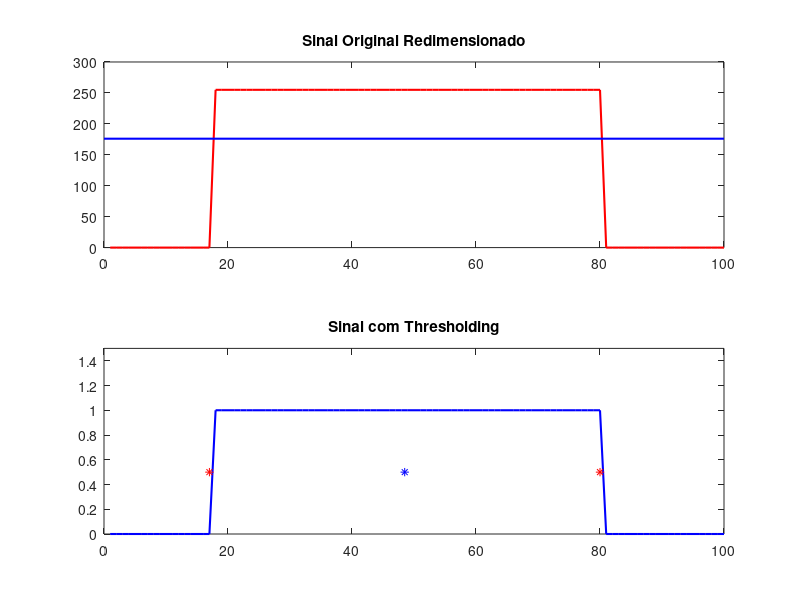

Write the MATLAB code that produced this figure.
%Dados com bordas brancas
entradas = zeros(2,100);
entradas(1,:) = [0,39,45,58,71,78,91,98,111,117,130,137,143,150,163,163,163,163,163,163,163,163,170,163,170,163,163,163,170,163,163,163,163,163,170,163,163,163,163,156,150,150,130,124,137,150,156,156,163,156,150,150,163,156,163,163,170,163,176,170,170,170,176,176,176,170,176,163,156,156,156,150,156,150,150,156,150,143,150,143,143,143,137,130,137,130,137,137,137,130,137,137,137,130,137,137,176,228,255,235];
entradas(2,:) = [0,31,40,49,58,67,71,76,85,93,98,102,102,111,111,111,111,111,111,111,111,116,116,116,116,116,111,116,111,116,111,111,111,116,111,111,111,111,111,102,102,93,85,93,102,111,111,111,107,102,107,111,107,111,111,116,116,120,116,116,116,120,120,125,116,120,111,111,107,111,107,107,107,107,107,102,102,107,102,102,102,98,93,98,107,147,205,250,255,255,255,250,246,241,223,214,196,187,165,134];
entradas(3,:) = [0,24,32,40,48,56,60,64,72,76,80,89,89,97,97,101,97,97,97,97,97,101,97,101,101,97,97,101,101,101,97,97,97,101,97,101,97,101,97,89,89,80,72,80,89,97,97,97,93,93,93,101,97,101,97,101,101,105,105,105,105,109,109,113,105,113,105,129,186,246,254,250,254,250,250,250,250,254,250,250,246,242,246,250,246,242,242,234,202,161,121,137,194,214,202,198,182,170,153,137];
entradas(4,:) = [0,22,22,29,36,44,51,55,62,66,73,77,81,85,88,88,92,88,92,92,92,92,96,92,96,92,92,92,92,92,92,92,92,92,92,88,92,92,92,88,85,85,77,70,81,88,96,96,103,133,199,247,255,243,255,251,251,251,255,251,255,255,255,251,255,251,255,251,255,251,251,247,247,247,243,229,177,99,73,129,203,232,229,232,236,232,229,229,225,221,221,218,214,210,206,192,188,173,162,147];
entradas(5,:) = [0,25,32,40,47,51,54,61,69,72,76,80,83,87,87,91,87,91,91,91,91,94,91,94,94,94,94,94,94,94,94,98,98,134,182,229,236,244,240,233,240,244,247,251,240,247,244,251,247,251,251,255,244,251,247,251,247,251,244,244,236,171,91,58,98,182,229,240,236,240,240,240,240,236,233,233,233,233,229,225,225,222,222,222,218,214,214,214,211,211,207,204,196,193,174,171,153,142,127,116];
entradas(6,:) = [0,22,22,30,37,45,52,56,60,67,75,78,82,86,90,93,97,97,123,172,202,225,232,228,232,236,236,232,236,240,243,240,236,243,247,243,251,247,251,243,228,183,105,52,86,161,232,247,251,251,251,251,255,247,251,251,251,247,251,247,251,251,247,247,247,243,247,243,247,243,243,240,240,240,240,240,236,236,240,236,232,232,225,225,225,217,213,213,210,206,202,198,191,187,183,165,157,142,131,116];
entradas(7,:) = [0,22,22,29,36,44,51,55,66,92,140,181,206,218,229,229,229,229,232,236,225,232,236,232,232,229,199,129,77,96,170,218,236,243,243,240,247,243,247,243,232,243,247,247,251,243,251,247,251,247,251,251,255,243,251,251,251,247,251,247,251,251,251,247,251,243,251,243,247,243,243,240,240,240,236,236,236,236,232,232,229,229,221,221,225,218,214,210,210,206,203,195,173,140,103,92,129,140,133,118];
    %Centro
entradas(8,:) = [0,29,44,81,118,147,162,177,192,203,214,221,225,232,229,214,158,110,129,177,218,236,232,236,236,240,240,240,243,243,243,240,243,243,243,247,247,251,247,236,247,247,247,255,247,255,251,255,255,251,251,255,247,251,247,251,251,255,251,255,255,255,251,255,247,255,247,251,247,247,243,243,243,240,240,236,232,232,229,229,225,221,210,177,121,88,118,173,203,203,199,195,188,181,155,133,88,55,40,36];
entradas(9,:) = [0,57,61,57,54,85,123,146,166,181,197,204,212,220,224,224,227,224,227,231,220,224,231,227,227,227,227,227,231,227,235,235,235,239,243,239,247,243,247,243,231,243,243,243,247,239,251,247,255,251,251,251,251,243,247,247,247,243,235,162,73,30,73,162,231,231,239,231,239,239,239,235,231,231,227,227,224,212,173,112,73,61,54,50,54,50,50,46,46,46,46,42,42,38,38,30,27,19,15,7];
entradas(10,:) = [0,63,63,83,103,123,143,159,175,191,203,211,219,223,231,231,235,235,235,239,231,235,243,235,239,239,239,239,243,243,247,243,239,247,231,155,83,39,103,183,227,247,247,251,255,247,255,251,255,251,251,251,255,243,247,227,171,103,87,83,83,79,83,79,83,75,79,71,71,63,67,63,63,63,59,59,55,55,55,51,51,51,47,43,43,43,43,39,39,35,39,35,35,31,31,23,19,15,7,0];
entradas(11,:) = [0,68,72,89,110,127,148,165,182,195,212,221,233,238,242,238,246,242,242,246,233,208,140,85,119,187,233,242,246,246,250,246,246,250,255,250,255,250,246,191,119,80,63,55,63,72,76,76,76,72,68,68,76,72,76,72,76,76,80,80,80,76,80,80,80,72,76,68,68,63,68,59,63,59,59,59,55,55,55,51,51,46,42,38,42,38,38,38,38,34,34,29,29,25,25,17,17,8,4,0];
entradas(12,:) = [0,74,97,115,106,92,125,171,204,227,236,245,250,255,222,166,120,97,92,88,92,92,88,92,88,83,83,88,83,88,83,88,83,88,83,88,83,88,83,74,74,64,55,64,74,78,83,83,78,74,74,83,83,83,83,88,83,92,88,88,88,92,92,92,83,88,78,78,74,74,69,74,69,69,69,64,60,64,60,60,55,51,46,51,46,46,46,46,41,41,37,37,32,32,23,23,13,9,4,0];

%Dados sem bords brancas
entradas(13,:) = [0,39,51,68,73,85,90,102,107,119,124,130,136,141,141,147,141,147,147,141,147,153,147,153,147,147,147,153,147,147,147,147,147,147,141,147,141,153,141,136,136,119,113,124,136,141,141,147,141,136,136,147,141,147,147,153,147,158,153,158,153,158,158,164,153,158,147,141,141,147,141,141,141,141,136,136,136,136,136,136,130,124,124,124,124,124,124,124,124,124,124,119,113,124,147,215,255,249,221,204];
entradas(14,:) = [0,27,27,31,43,47,55,59,67,71,79,83,87,91,95,95,99,95,95,99,95,99,103,99,99,99,99,95,99,99,99,99,99,95,99,95,99,95,99,95,91,91,79,75,83,91,95,95,95,91,91,91,99,95,99,99,103,103,107,103,103,103,107,107,111,103,107,99,99,95,99,95,95,95,87,67,55,95,179,239,251,251,247,251,255,251,247,247,247,247,243,243,235,227,223,207,203,187,175,159];
entradas(15,:) = [0,21,21,28,35,42,49,53,60,63,70,74,77,81,85,85,88,88,88,88,88,88,92,88,92,88,88,88,92,88,88,88,88,88,92,88,92,88,92,88,81,81,74,70,77,85,88,88,81,60,42,56,138,212,244,244,247,247,251,247,251,251,251,251,255,247,255,247,251,247,251,247,247,244,244,240,237,237,237,233,237,237,233,233,233,230,230,230,226,223,223,219,216,208,208,194,191,173,159,141];
entradas(16,:) = [0,27,34,40,47,51,54,61,64,71,74,81,81,88,88,88,88,88,88,88,91,95,91,95,91,91,91,88,68,51,57,129,197,231,234,241,238,241,238,231,241,244,244,248,241,248,248,251,251,251,251,255,244,251,248,248,244,248,244,248,248,248,248,248,241,248,241,244,244,244,241,241,241,238,238,234,234,234,231,231,231,227,227,231,227,224,224,217,214,210,207,197,173,136,78,47,51,54,47,44];
    %centro
entradas(17,:) = [0,24,31,38,45,52,55,59,62,73,76,80,83,87,90,90,76,59,69,125,181,220,223,227,227,230,230,234,234,241,237,237,241,244,241,248,244,248,244,234,244,244,244,248,244,251,248,255,251,251,248,251,244,251,248,251,251,251,248,251,248,248,248,248,244,248,241,244,241,244,241,241,241,241,237,237,237,237,227,227,223,216,213,185,125,62,45,59,69,76,73,73,69,69,59,59,52,48,41,34];
entradas(18,:) = [0,24,24,31,37,41,41,44,89,144,182,199,213,217,223,223,227,227,230,234,223,230,234,230,234,234,234,234,237,237,241,237,237,241,244,244,248,248,248,248,234,244,248,248,251,244,251,251,255,251,251,251,255,248,251,251,255,251,251,244,248,244,241,237,237,230,223,148,68,34,48,65,82,82,79,79,79,75,79,75,75,72,68,65,68,68,68,65,68,65,65,65,65,62,62,55,51,44,41,34];
entradas(19,:) = [0,76,102,116,134,153,167,182,193,207,214,222,229,236,233,236,236,236,244,233,240,244,236,240,240,244,240,244,244,247,247,244,251,251,247,255,251,251,247,236,244,244,244,244,236,218,138,65,40,54,76,91,87,91,91,94,91,94,94,94,91,94,94,98,91,94,87,87,83,87,83,83,83,83,80,80,80,80,80,80,76,72,69,72,72,69,72,72,69,72,69,69,69,65,58,58,51,47,36,32];
entradas(20,:) = [0,74,97,115,139,162,180,199,213,231,241,250,255,255,204,120,64,60,74,83,83,92,83,88,83,83,83,88,83,83,83,83,83,83,78,83,78,83,78,74,74,60,55,64,69,78,78,78,74,74,74,83,78,83,83,83,83,88,88,88,88,92,88,92,88,88,83,78,74,78,74,78,74,74,74,74,69,74,69,69,64,64,60,60,60,60,60,60,60,60,60,60,55,55,46,41,32,27,18,13];

%novos dados
entradas(21,:) = [23,34,36,34,39,40,40,40,40,41,40,41,41,42,41,42,42,43,42,37,33,47,67,81,83,84,83,84,85,86,85,85,87,87,87,89,88,89,88,85,89,89,90,90,88,90,89,91,90,91,91,91,89,90,90,91,90,91,90,92,91,91,90,92,90,92,90,91,90,91,90,90,90,89,90,90,90,90,89,89,89,87,88,88,84,68,48,36,39,45,45,44,44,45,43,44,42,42,42,42];
entradas(22,:) = [22,32,35,32,37,38,38,39,39,40,40,39,36,45,62,77,79,80,82,80,81,82,81,82,82,83,83,83,84,85,84,84,85,86,85,86,85,86,85,82,85,85,86,87,84,86,85,87,86,86,86,87,85,87,86,87,86,87,86,88,88,87,87,89,87,89,88,89,87,88,87,87,83,64,39,31,36,41,43,43,43,42,42,43,43,43,44,44,43,42,41,41,40,41,40,41,41,40,39,39];
entradas(23,:) = [23,33,35,34,39,40,40,37,44,61,75,79,80,81,82,83,82,83,84,82,84,85,84,85,85,86,85,86,86,87,87,87,88,89,88,90,90,91,90,88,91,92,92,93,91,93,92,93,93,92,92,93,91,93,93,93,93,93,92,93,93,91,79,53,33,34,40,45,45,46,45,46,45,44,45,46,45,45,44,45,44,44,43,43,43,42,42,43,43,44,43,42,42,42,41,42,40,41,39,37];
entradas(24,:) = [24,34,35,33,35,48,64,75,77,78,78,79,79,81,81,82,82,82,83,81,82,84,83,84,85,86,85,86,87,87,87,87,88,89,89,90,89,90,89,86,89,89,89,90,89,91,90,91,90,90,90,90,87,75,46,29,29,37,40,42,43,43,43,45,44,44,44,46,44,44,44,45,45,44,43,44,43,44,44,44,43,43,43,43,43,41,42,42,41,41,41,40,40,40,36,37,38,39,39,39];
entradas(25,:) = [30,33,35,36,37,37,38,37,38,39,39,39,40,40,41,40,41,40,41,42,42,42,43,43,43,43,44,42,37,32,45,68,82,85,86,85,87,87,87,87,84,87,88,88,88,86,88,87,89,88,89,89,89,87,89,88,88,88,89,88,89,89,89,88,89,88,89,88,89,88,89,88,88,88,88,88,88,88,89,88,88,88,86,87,87,87,84,87,86,86,85,85,83,78,63,42,37,41,43,42];
entradas(26,:) = [31,46,39,36,38,39,40,40,40,40,40,40,40,40,41,40,41,41,42,42,42,42,42,41,43,43,43,42,43,43,44,42,41,42,43,42,43,41,42,42,41,42,42,37,31,30,49,74,85,85,85,86,87,85,87,87,87,87,87,86,87,87,87,86,87,85,87,85,85,84,85,85,84,84,84,84,83,83,84,82,83,83,82,83,83,83,80,83,83,83,83,83,83,83,84,82,83,82,82,82];
entradas(27,:) = [34,59,65,69,72,74,75,75,75,75,76,75,75,75,77,77,77,77,78,79,75,62,49,53,70,80,82,82,82,83,84,83,83,84,85,84,85,83,85,84,81,84,84,84,85,83,84,83,84,83,84,83,84,82,84,83,84,83,84,83,85,84,83,82,84,82,84,82,84,83,84,83,83,84,83,83,83,83,83,81,81,82,81,82,83,82,78,75,58,42,42,60,78,81,82,81,82,81,82,81];
entradas(28,:) = [31,57,62,57,71,73,73,73,73,73,73,73,73,74,74,74,74,74,74,73,73,75,74,75,75,76,75,76,76,70,49,34,46,67,76,78,77,78,77,74,77,77,77,79,77,79,78,79,78,78,77,78,76,77,77,77,77,77,76,78,77,77,77,78,76,78,76,77,77,78,78,77,77,77,77,77,77,78,77,78,78,78,78,79,79,76,79,79,79,80,79,79,79,81,79,79,70,53,45,59];
entradas(29,:) = [29,52,59,65,69,71,72,72,72,71,72,73,73,74,75,74,75,74,75,75,74,74,75,74,75,75,76,75,75,75,75,74,74,75,75,75,76,75,76,74,72,75,75,69,48,30,35,55,73,75,76,76,77,75,77,76,76,76,77,76,77,77,76,76,77,76,78,76,77,76,77,76,76,76,76,77,77,77,77,76,77,77,77,77,78,77,74,77,77,77,78,78,78,78,79,78,79,79,79,78];

%problematica das bordas
entradas(30,:) = [18,27,35,27,54,54,54,55,55,55,55,55,54,55,55,55,55,55,55,54,55,56,55,56,57,58,57,58,58,59,59,59,59,59,59,60,59,60,59,58,59,60,60,60,59,60,60,61,60,60,59,56,44,32,22,21,23,27,28,29,28,28,28,29,28,29,28,29,28,29,28,29,29,29,29,28,28,28,27,28,28,28,28,29,29,29,30,31,31,32,31,32,31,31,30,31,30,31,30,31];
entradas(31,:) = [15,22,24,22,25,27,28,29,29,31,30,30,30,31,30,31,31,32,32,32,31,31,30,32,31,32,31,32,31,32,32,32,32,33,32,33,33,33,33,33,33,33,30,27,24,33,46,60,66,67,67,68,66,67,67,67,67,68,67,68,68,68,68,69,67,69,67,69,68,68,68,68,67,68,67,68,68,68,67,68,68,66,67,68,67,65,67,67,67,67,66,66,66,67,66,67,66,66,67,67];

%branco
entradas(32,:) = [0,63,63,87,103,127,143,151,167,175,187,199,207,215,219,215,215,215,215,223,211,219,223,219,223,223,227,227,227,231,231,231,231,239,239,235,243,239,243,239,231,243,243,243,247,243,251,247,251,251,251,251,255,243,251,251,255,251,251,247,255,251,251,251,251,247,251,247,251,251,251,247,247,247,247,247,247,243,247,243,247,247,243,243,247,243,239,239,239,239,239,239,235,231,227,211,203,187,171,151];
entradas(33,:) = [0,64,85,105,125,145,157,170,182,194,206,214,218,222,218,218,214,214,214,202,210,214,206,210,210,214,210,214,218,222,218,218,222,222,222,230,226,230,230,218,230,234,234,238,230,238,234,238,238,238,238,242,234,238,238,242,238,246,242,250,246,246,246,250,246,254,246,250,250,250,246,246,246,246,246,242,242,246,242,242,242,242,242,246,246,242,242,242,242,242,242,242,238,234,214,206,190,174,153,141];

%mais datas
entradas(34,:) = [0,0,0,0,0,0,0,0,0,0,0,0,0,0,0,0,0,255,255,255,255,255,255,255,255,255,255,255,255,255,255,255,255,255,255,255,255,255,255,255,255,255,255,255,255,255,255,255,255,255,255,255,255,255,255,255,255,255,255,255,255,255,255,255,255,255,255,255,255,255,255,255,255,255,255,255,255,255,255,255,0,0,0,0,0,0,0,0,0,0,0,0,0,0,0,0,0,0,0,0];

%mimatrix = zeros(1,100);
%entradas = zeros(54,100);
%entradas = entradas + 255;
%for s=1:13
%    mimatrix(s) = 255;
%end
%for s=87:100
%    mimatrix(s) = 255;
%end
%for s=18:82
%    mimatrix(s) = 255;
%end
%for s=1:27
%    for a=s*3:100
%       entradas(s,a-(s*3)+1) =  mimatrix(a);
%    end
%    
%end
%for s=1:27
%    for a=1:100-s*3
%       entradas(s+27,a+(s*3)) =  mimatrix(a);
%    end   
%end
for ani = 1:34
    entrada = entradas(ani,:);
    disp(ani);
    %redimensiona
    vmax = max(entrada);
    vmin = min(entrada);
    entrada = (255/(vmax-vmin))*(entrada-vmin);

    subplot(2,1,1);
    plot(entrada,'-r','LineWidth',1.5);
    hold on
    plot([0,100],[176,176],'-b','LineWidth',1.5);
    title('Sinal Original Redimensionado');
    hold off
    %corte por limiar
    saida1 = entrada > 176;
    subplot(2,1,2);
    plot(saida1,'-b','LineWidth',1.5);
    hold on

    %algoritmo
    contZeros = 0;
    holes = zeros(1,10);
    contHoles = 0;
    falls = zeros(1,10);
    contFalls = 0;
    zerosL = 0;
    zerosR = 0;
    for i=1:99
        if(saida1(i) == 1 && saida1(i+1) == 0)
            contFalls = contFalls + 1;
            falls(contFalls) = i;
            contZeros = contZeros + 1;
        elseif(saida1(i) == 0 && saida1(i+1) == 1)
            contFalls = contFalls + 1;
            falls(contFalls) = i;
            if(contZeros < 7 && contZeros ~= 0)
                contHoles = contHoles + 1;
                holes(contHoles) = i-1;
            end
            contZeros = 0;
        end
        if(saida1(i) == 0)
            if(contZeros > 0)
                contZeros = contZeros + 1;
            end
            if(i <= 50)
                zerosL = zerosL + 1;
            else
                zerosR = zerosR + 1;
            end
        end
    end

    borda1 = -1000;
    borda2 = 1000;
    if contHoles > 0
        for i=1:contHoles
            if(holes(i) < 51)
                if(holes(i) > borda1)
                    borda1 = holes(i);
                end
            else
                if(holes(i) < borda2)
                    borda2 = holes(i);
                end
            end

        end
    else
        for i=1:contFalls
            if(falls(i) < 51)
                if(falls(i) > borda1)
                    borda1 = falls(i);
                end
            else
                if(falls(i) < borda2)
                    borda2 = falls(i);
                end
            end

        end    
    end

    WIDTH_TRACK_MIN = 60;
    WIDTH_TRACK_MAX = 70;
    WIDTH_TRACK = 63;
    ZEROS_MAX = 17;
    if(borda1 ~= -1000 && borda2 ~= 1000)
        width = borda2 - borda1;
        if(~(width >= WIDTH_TRACK_MIN && width <= WIDTH_TRACK_MAX))
            if((50-borda1) < (borda2-50))
                borda2 = borda1+WIDTH_TRACK;
            else
                borda1 = borda2-WIDTH_TRACK;
            end
        end
    elseif(borda1 ~= -1000)
        if(zerosR > ZEROS_MAX)
            borda2 = borda1 - WIDTH_TRACK;
        else
            borda2 = borda1 + WIDTH_TRACK;
        end
    elseif(borda2 ~= 1000)
        if(zerosL > ZEROS_MAX)
            borda1 = borda2+63;
        else
            borda1 = borda2-63;
        end
    end
    
    plot((borda1+borda2)/2,0.5,'-b*');
    
    if borda1 ~= -1000
        plot(borda1,0.5,'-r*');
    end
    if borda2 ~= 1000
        plot(borda2,0.5,'-r*');
    end
    axis([0 100 0 1.5])
    title('Sinal com Thresholding');
    hold off
    pause(1)
end